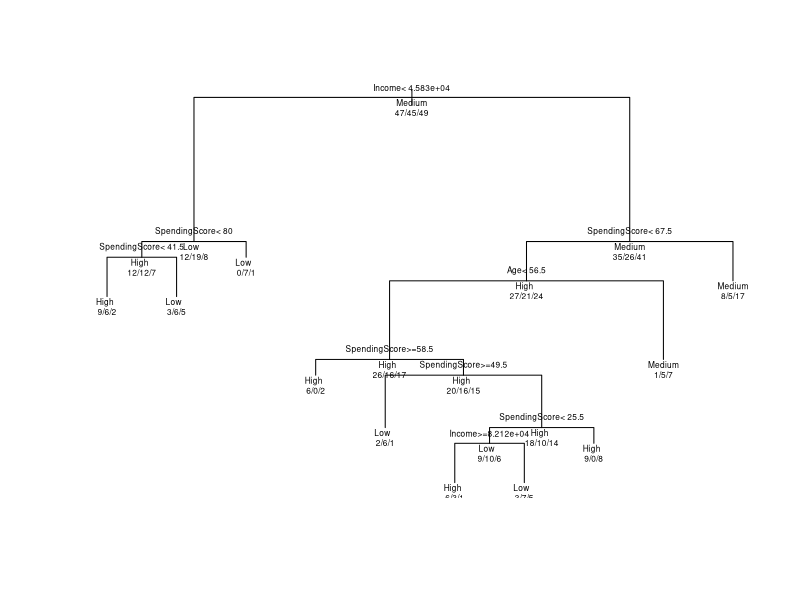
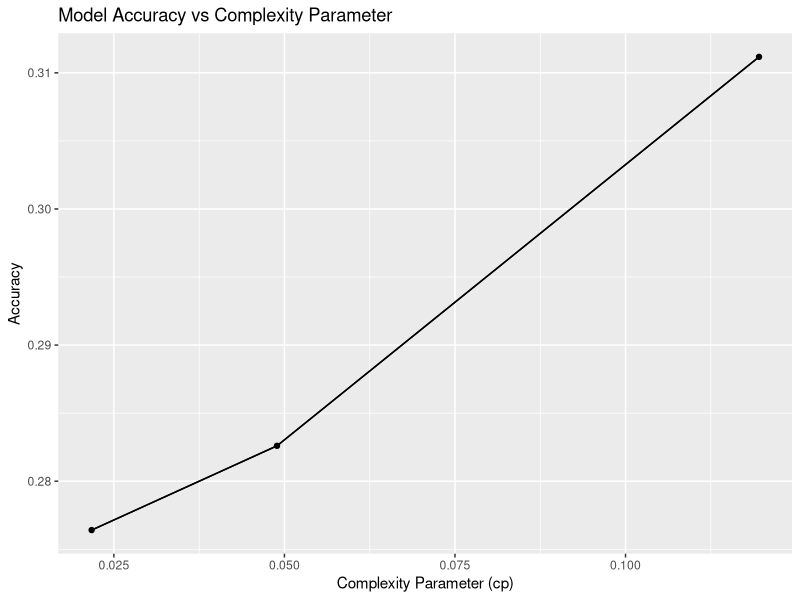

Here is the R script that generated these plots, in order:
## ---- chunk 1
## Install required packages if not already installed
#install.packages(c("rpart", "caret", "ggplot2"))

## Load libraries
library(rpart)
library(caret)
library(ggplot2)
## ---- chunk 2
# Set seed for reproducibility
set.seed(42)

# Generate fake data
n <- 200  # Number of observations
data <- data.frame(
  Age = sample(18:70, n, replace = TRUE),
  Income = sample(20000:120000, n, replace = TRUE),
  SpendingScore = sample(1:100, n, replace = TRUE),
  Segment = sample(c("Low", "Medium", "High"), n, replace = TRUE)
)

# View the first few rows of the data
head(data)
## ---- chunk 3
# Create a training (70%) and testing (30%) split
set.seed(42)
trainIndex <- createDataPartition(data$Segment, p = 0.7, list = FALSE)
trainData <- data[trainIndex, ]
testData <- data[-trainIndex, ]
## ---- chunk 4
# Build the decision tree model
treeModel <- rpart(Segment ~ Age + Income + SpendingScore, 
                   data = trainData, 
                   method = "class")

# Print the model summary
summary(treeModel)
## ---- chunk 5
# Plot the decision tree
plot(treeModel)
text(treeModel, use.n = TRUE, all = TRUE, cex = 0.5)
## ---- chunk 6
# Predict on the test data
predictions <- predict(treeModel, newdata = testData, type = "class")

#Ensure the reference variable is a factor
testData$Segment <- factor(testData$Segment)

# Predict on test data
predictions <- factor(predictions, levels = levels(testData$Segment))

# Generate the confusion matrix
confusionMatrix(predictions, testData$Segment)
## ---- chunk 7
# Define the training control
train_control <- trainControl(method = "cv", number = 10)

# Train the model with caret, applying cross-validation
tunedModel <- train(Segment ~ Age + Income + SpendingScore, 
                    data = trainData, 
                    method = "rpart", 
                    trControl = train_control)

# Print the best model
print(tunedModel$finalModel)
## ---- chunk 8
# Plot the complexity parameter (cp) vs accuracy
ggplot(tunedModel) +
  geom_line(aes(x = tunedModel$results$cp, y = tunedModel$results$Accuracy)) +
  labs(x = "Complexity Parameter (cp)", y = "Accuracy") +
  ggtitle("Model Accuracy vs Complexity Parameter")
